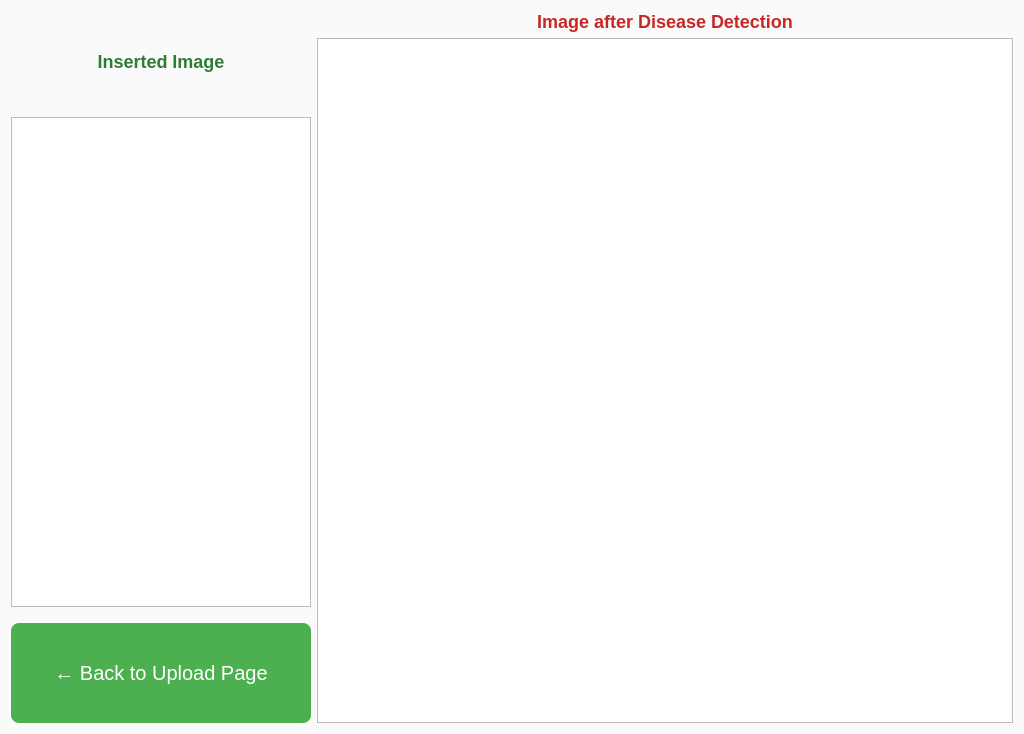
<?xml version="1.0" encoding="UTF-8"?>
<ui version="4.0">
 <class>Form</class>
 <widget class="QWidget" name="Form">
  <property name="geometry">
   <rect>
    <x>0</x>
    <y>0</y>
    <width>1024</width>
    <height>600</height>
   </rect>
  </property>
  <property name="styleSheet">
   <string notr="true">
    QWidget {
        font-family: 'Segoe UI', sans-serif;
        background-color: #fafafa;
    }
    QLabel#label_original {
        font-size: 18px;
        font-weight: bold;
        color: #2e7d32;
    }
    QLabel#label_processed {
        font-size: 18px;
        font-weight: bold;
        color: #c62828;
    }
    QLabel#image_original {
        border: 1px solid #bbb;
        background-color: #ffffff;
        padding: 100px 10px;
        margin-bottom: 10px;
    }
    QPushButton#btn_back {
        background-color: #4CAF50;
        color: white;
        border: none;
        padding: 10px 20px;
        font-size: 20px;
        border-radius: 8px;
    }
    QPushButton#btn_back:hover {
        background-color: #43a047;
    }
    QGraphicsView#graphicsView_processed {
        background-color: #fff;
        border: 1px solid #bbb;
    }
   </string>
  </property>

  <layout class="QHBoxLayout" name="horizontalLayout">

   <!-- LEFT PANEL -->
   <item>
    <layout class="QVBoxLayout" name="leftLayout">
     <item>
      <widget class="QLabel" name="label_original">
       <property name="text">
        <string>Inserted Image</string>
       </property>
       <property name="minimumSize">
        <size>
         <width>300</width>
         <height>100</height>
        </size>
       </property>
       <property name="alignment">
        <set>Qt::AlignCenter</set>
       </property>
      </widget>
     </item>
     <item>
      <widget class="QLabel" name="image_original">
       <property name="minimumSize">
        <size>
         <width>300</width>
         <height>500</height>
        </size>
       </property>
       <property name="alignment">
        <set>Qt::AlignCenter</set>
       </property>
       <property name="scaledContents">
        <bool>true</bool>
       </property>
      </widget>
     </item>
     <item>
      <widget class="QPushButton" name="btn_back">
       <property name="text">
        <string>← Back to Upload Page</string>
       </property>
       <property name="minimumSize">
        <size>
         <width>300</width>
         <height>100</height>
        </size>
       </property>
      </widget>
     </item>
    </layout>
   </item>

   <!-- RIGHT PANEL -->
   <item>
    <layout class="QVBoxLayout" name="rightLayout">
     <item>
      <widget class="QLabel" name="label_processed">
       <property name="text">
        <string>Image after Disease Detection</string>
       </property>
       <property name="alignment">
        <set>Qt::AlignCenter</set>
       </property>
      </widget>
     </item>
     <item>
      <widget class="QGraphicsView" name="graphicsView_processed">
       <property name="minimumSize">
        <size>
         <width>600</width>
         <height>400</height>
        </size>
       </property>
      </widget>
     </item>
    </layout>
   </item>

  </layout>
 </widget>
 <resources/>
 <connections/>
</ui>
